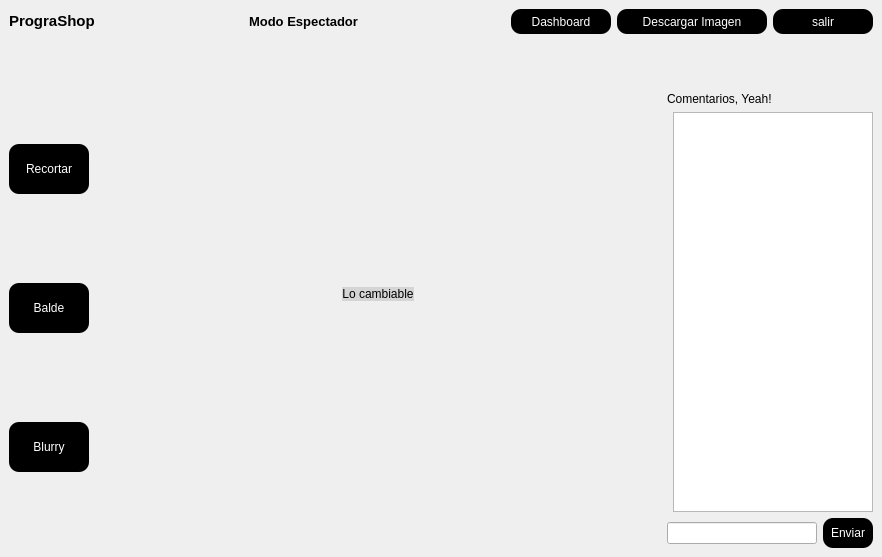
<?xml version="1.0" encoding="UTF-8"?>
<ui version="4.0">
 <class>MainWindow</class>
 <widget class="QMainWindow" name="MainWindow">
  <property name="windowModality">
   <enum>Qt::NonModal</enum>
  </property>
  <property name="geometry">
   <rect>
    <x>0</x>
    <y>0</y>
    <width>882</width>
    <height>557</height>
   </rect>
  </property>
  <property name="windowTitle">
   <string>MainWindow</string>
  </property>
  <widget class="QWidget" name="centralwidget">
   <layout class="QGridLayout" name="gridLayout_2">
    <item row="1" column="1">
     <layout class="QVBoxLayout" name="ver">
      <item>
       <layout class="QHBoxLayout" name="horizontalLayout_2">
        <property name="sizeConstraint">
         <enum>QLayout::SetMinimumSize</enum>
        </property>
        <item>
         <widget class="QLabel" name="label">
          <property name="maximumSize">
           <size>
            <width>16777215</width>
            <height>30</height>
           </size>
          </property>
          <property name="text">
           <string>&lt;html&gt;&lt;head/&gt;&lt;body&gt;&lt;p&gt;&lt;span style=&quot; font-size:11pt; font-weight:600;&quot;&gt;PrograShop&lt;/span&gt;&lt;/p&gt;&lt;/body&gt;&lt;/html&gt;</string>
          </property>
         </widget>
        </item>
        <item>
         <spacer name="horizontalSpacer_3">
          <property name="orientation">
           <enum>Qt::Horizontal</enum>
          </property>
          <property name="sizeHint" stdset="0">
           <size>
            <width>40</width>
            <height>20</height>
           </size>
          </property>
         </spacer>
        </item>
        <item>
         <widget class="QLabel" name="Espectador">
          <property name="enabled">
           <bool>true</bool>
          </property>
          <property name="text">
           <string>&lt;html&gt;&lt;head/&gt;&lt;body&gt;&lt;p&gt;&lt;span style=&quot; font-size:10pt; font-weight:600;&quot;&gt;Modo Espectador&lt;/span&gt;&lt;/p&gt;&lt;/body&gt;&lt;/html&gt;</string>
          </property>
         </widget>
        </item>
        <item>
         <spacer name="horizontalSpacer_4">
          <property name="orientation">
           <enum>Qt::Horizontal</enum>
          </property>
          <property name="sizeHint" stdset="0">
           <size>
            <width>40</width>
            <height>20</height>
           </size>
          </property>
         </spacer>
        </item>
        <item>
         <widget class="QPushButton" name="dash_boton">
          <property name="minimumSize">
           <size>
            <width>100</width>
            <height>25</height>
           </size>
          </property>
          <property name="maximumSize">
           <size>
            <width>100</width>
            <height>25</height>
           </size>
          </property>
          <property name="styleSheet">
           <string notr="true">QPushButton{
color: rgb(255, 255, 255);
background: rgb(0, 0, 0);
border-radius: 10px;
	font: 12pt &quot;MS Shell Dlg 2&quot;;



}</string>
          </property>
          <property name="text">
           <string>Dashboard</string>
          </property>
         </widget>
        </item>
        <item>
         <widget class="QPushButton" name="download">
          <property name="minimumSize">
           <size>
            <width>150</width>
            <height>25</height>
           </size>
          </property>
          <property name="maximumSize">
           <size>
            <width>100</width>
            <height>25</height>
           </size>
          </property>
          <property name="styleSheet">
           <string notr="true">QPushButton{
color: rgb(255, 255, 255);
background: rgb(0, 0, 0);
border-radius: 10px;
	font: 12pt &quot;MS Shell Dlg 2&quot;;



}</string>
          </property>
          <property name="text">
           <string>Descargar Imagen</string>
          </property>
         </widget>
        </item>
        <item>
         <widget class="QPushButton" name="exit_button">
          <property name="minimumSize">
           <size>
            <width>100</width>
            <height>25</height>
           </size>
          </property>
          <property name="maximumSize">
           <size>
            <width>100</width>
            <height>25</height>
           </size>
          </property>
          <property name="styleSheet">
           <string notr="true">QPushButton{
color: rgb(255, 255, 255);
background: rgb(0, 0, 0);
border-radius: 10px;
	font: 12pt &quot;MS Shell Dlg 2&quot;;



}</string>
          </property>
          <property name="text">
           <string>salir</string>
          </property>
         </widget>
        </item>
       </layout>
      </item>
      <item>
       <layout class="QHBoxLayout" name="horizontalLayout_5">
        <item>
         <layout class="QVBoxLayout" name="verticalLayout_3">
          <property name="spacing">
           <number>0</number>
          </property>
          <property name="sizeConstraint">
           <enum>QLayout::SetMinimumSize</enum>
          </property>
          <item>
           <widget class="QPushButton" name="recortar">
            <property name="minimumSize">
             <size>
              <width>80</width>
              <height>50</height>
             </size>
            </property>
            <property name="maximumSize">
             <size>
              <width>80</width>
              <height>20</height>
             </size>
            </property>
            <property name="styleSheet">
             <string notr="true">QPushButton{
color: rgb(255, 255, 255);
background: rgb(0, 0, 0);
border-radius: 10px;
	font: 12pt &quot;MS Shell Dlg 2&quot;;



}</string>
            </property>
            <property name="text">
             <string>Recortar</string>
            </property>
           </widget>
          </item>
          <item>
           <widget class="QPushButton" name="balde">
            <property name="minimumSize">
             <size>
              <width>80</width>
              <height>50</height>
             </size>
            </property>
            <property name="maximumSize">
             <size>
              <width>80</width>
              <height>20</height>
             </size>
            </property>
            <property name="styleSheet">
             <string notr="true">QPushButton{
color: rgb(255, 255, 255);
background: rgb(0, 0, 0);
border-radius: 10px;
	font: 12pt &quot;MS Shell Dlg 2&quot;;



}</string>
            </property>
            <property name="text">
             <string>Balde</string>
            </property>
           </widget>
          </item>
          <item>
           <widget class="QPushButton" name="blurry">
            <property name="minimumSize">
             <size>
              <width>80</width>
              <height>50</height>
             </size>
            </property>
            <property name="maximumSize">
             <size>
              <width>80</width>
              <height>20</height>
             </size>
            </property>
            <property name="styleSheet">
             <string notr="true">QPushButton{
color: rgb(255, 255, 255);
background: rgb(0, 0, 0);
border-radius: 10px;
	font: 12pt &quot;MS Shell Dlg 2&quot;;



}</string>
            </property>
            <property name="text">
             <string>Blurry</string>
            </property>
           </widget>
          </item>
         </layout>
        </item>
        <item>
         <spacer name="horizontalSpacer_2">
          <property name="orientation">
           <enum>Qt::Horizontal</enum>
          </property>
          <property name="sizeHint" stdset="0">
           <size>
            <width>40</width>
            <height>20</height>
           </size>
          </property>
         </spacer>
        </item>
        <item alignment="Qt::AlignHCenter|Qt::AlignVCenter">
         <widget class="QLabel" name="foto">
          <property name="styleSheet">
           <string notr="true">QLabel{

background-color: rgb(213, 213, 213)

}</string>
          </property>
          <property name="text">
           <string>Lo cambiable</string>
          </property>
          <property name="scaledContents">
           <bool>false</bool>
          </property>
          <property name="alignment">
           <set>Qt::AlignCenter</set>
          </property>
          <property name="textInteractionFlags">
           <set>Qt::NoTextInteraction</set>
          </property>
         </widget>
        </item>
        <item>
         <spacer name="horizontalSpacer">
          <property name="orientation">
           <enum>Qt::Horizontal</enum>
          </property>
          <property name="sizeHint" stdset="0">
           <size>
            <width>40</width>
            <height>20</height>
           </size>
          </property>
         </spacer>
        </item>
        <item>
         <layout class="QVBoxLayout" name="verticalLayout">
          <property name="sizeConstraint">
           <enum>QLayout::SetMinimumSize</enum>
          </property>
          <property name="topMargin">
           <number>0</number>
          </property>
          <property name="rightMargin">
           <number>0</number>
          </property>
          <item alignment="Qt::AlignBottom">
           <widget class="QLabel" name="label_2">
            <property name="text">
             <string>Comentarios, Yeah!</string>
            </property>
           </widget>
          </item>
          <item alignment="Qt::AlignRight">
           <widget class="QTextBrowser" name="CajaComentarios">
            <property name="minimumSize">
             <size>
              <width>200</width>
              <height>0</height>
             </size>
            </property>
            <property name="maximumSize">
             <size>
              <width>200</width>
              <height>400</height>
             </size>
            </property>
            <property name="html">
             <string>&lt;!DOCTYPE HTML PUBLIC &quot;-//W3C//DTD HTML 4.0//EN&quot; &quot;http://www.w3.org/TR/REC-html40/strict.dtd&quot;&gt;
&lt;html&gt;&lt;head&gt;&lt;meta name=&quot;qrichtext&quot; content=&quot;1&quot; /&gt;&lt;style type=&quot;text/css&quot;&gt;
p, li { white-space: pre-wrap; }
&lt;/style&gt;&lt;/head&gt;&lt;body style=&quot; font-family:'MS Shell Dlg 2'; font-size:8.25pt; font-weight:400; font-style:normal;&quot;&gt;
&lt;p style=&quot;-qt-paragraph-type:empty; margin-top:0px; margin-bottom:0px; margin-left:0px; margin-right:0px; -qt-block-indent:0; text-indent:0px;&quot;&gt;&lt;br /&gt;&lt;/p&gt;&lt;/body&gt;&lt;/html&gt;</string>
            </property>
           </widget>
          </item>
          <item>
           <layout class="QHBoxLayout" name="horizontalLayout">
            <property name="topMargin">
             <number>0</number>
            </property>
            <item alignment="Qt::AlignRight">
             <widget class="QLineEdit" name="hace_comentarios">
              <property name="minimumSize">
               <size>
                <width>150</width>
                <height>0</height>
               </size>
              </property>
              <property name="maximumSize">
               <size>
                <width>150</width>
                <height>16777215</height>
               </size>
              </property>
             </widget>
            </item>
            <item alignment="Qt::AlignRight">
             <widget class="QPushButton" name="atrevete">
              <property name="minimumSize">
               <size>
                <width>50</width>
                <height>30</height>
               </size>
              </property>
              <property name="maximumSize">
               <size>
                <width>50</width>
                <height>16777215</height>
               </size>
              </property>
              <property name="styleSheet">
               <string notr="true">QPushButton{
color: rgb(255, 255, 255);
background: rgb(0, 0, 0);
border-radius: 10px;
	font: 12pt &quot;MS Shell Dlg 2&quot;;



}</string>
              </property>
              <property name="text">
               <string>Enviar</string>
              </property>
             </widget>
            </item>
           </layout>
          </item>
         </layout>
        </item>
       </layout>
      </item>
     </layout>
    </item>
   </layout>
  </widget>
 </widget>
 <resources/>
 <connections/>
</ui>
